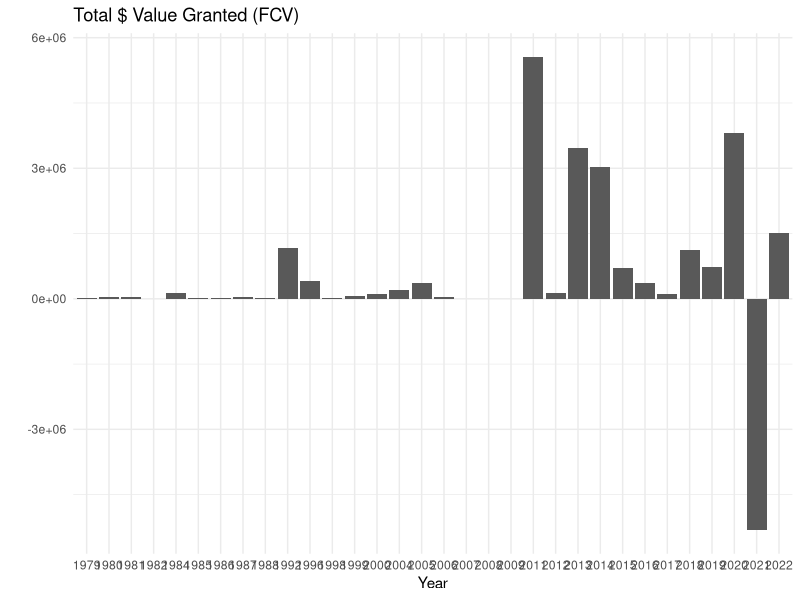
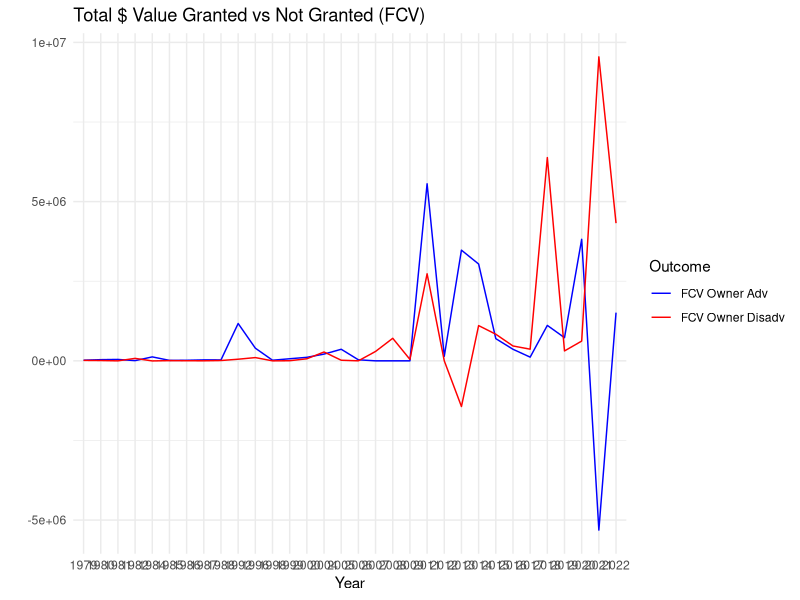
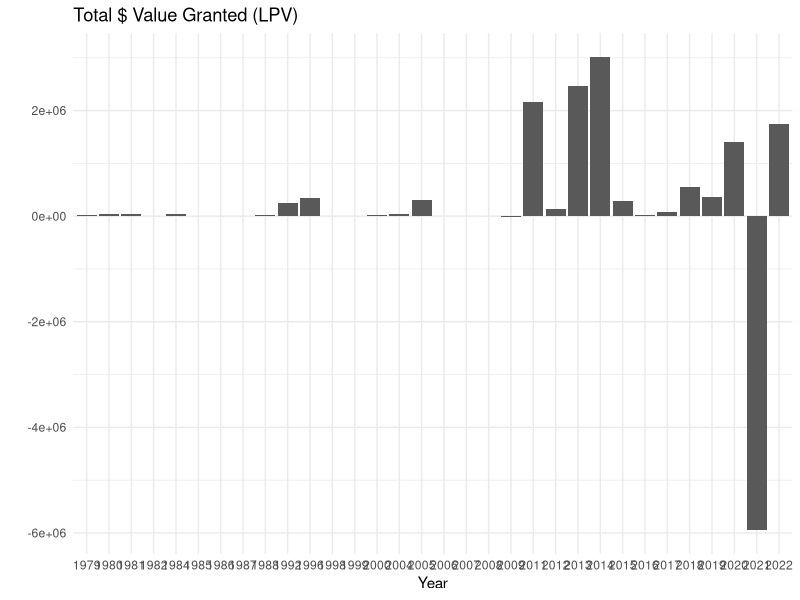
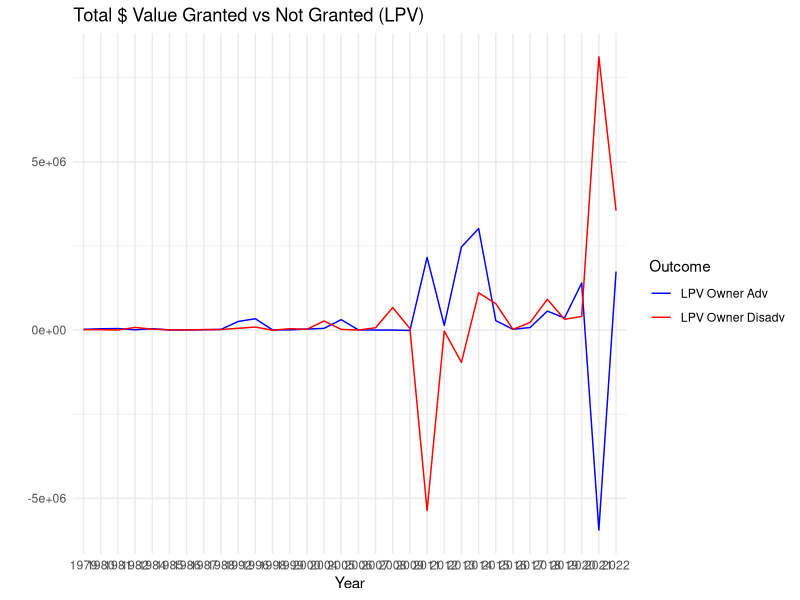

Here is the R script that generated these plots, in order:

library(tidyverse)

# read data into tibble
petitions <- read_csv("Updated/Master_edited_new.csv")

# create identifier
petitions$ID <- 1:nrow(petitions)

# rename relevant columns
names(petitions)[1] <- 'include'
names(petitions)[3] <- 'tax_year'
names(petitions)[11] <- 'FCV_owner'
names(petitions)[12] <- 'LPV_owner'
names(petitions)[13] <- 'FCV_notice'
names(petitions)[14] <- 'LPV_notice'
names(petitions)[15] <- 'FCV_decision'
names(petitions)[16] <- 'LPV_decision'
names(petitions)[19] <- 'outcome'
names(petitions)[20] <- 'outcome_details'
names(petitions)[21] <- 'FCV_change'
names(petitions)[22] <- 'LPV_change'

petitions$tax_year = as.character(petitions$tax_year)
pet = subset(petitions,include == 1)

pet$FCV_owner = as.numeric(pet$FCV_owner)
pet$LPV_owner = as.numeric(pet$LPV_owner)
pet$FCV_notice = as.numeric(pet$FCV_notice)
pet$LPV_notice = as.numeric(pet$LPV_notice)
pet$FCV_decision = as.numeric(pet$FCV_decision)
pet$LPV_decision = as.numeric(pet$LPV_decision)

pet$FCV_owner_adv = pet$FCV_notice - pet$FCV_decision
pet$FCV_owner_disadv = pet$FCV_decision - pet$FCV_owner

pet$LPV_owner_adv = pet$LPV_notice - pet$LPV_decision
pet$LPV_owner_disadv = pet$LPV_decision - pet$LPV_owner

p7a <- ggplot(pet, aes(x=tax_year, y=FCV_owner_adv)) + theme_minimal()
p7a <- p7a + stat_summary(fun = sum, geom = "bar", aes(group = 1)) +
  labs(title = "Total $ Value Granted (FCV)", x = "Year", y = "", color = "Outcome")


p7b <- ggplot(pet, aes(x=tax_year, y=LPV_owner_adv)) + theme_minimal()
p7b <- p7b + stat_summary(fun = sum, geom = "bar", aes(group = 1)) +
  labs(title = "Total $ Value Granted (LPV)", x = "Year", y = "", color = "Outcome")


p7a2 <- ggplot(pet) + theme_minimal()
p7a2 <- p7a2 + stat_summary(aes(x = tax_year, y = FCV_owner_adv, color = "FCV Owner Adv", group = 1), fun = sum, geom = "line")
p7a2 <- p7a2 + stat_summary(aes(x = tax_year, y = FCV_owner_disadv, color = "FCV Owner Disadv", group = 1), fun = sum, geom = "line")
p7a2 <- p7a2 + scale_color_manual(values = c("FCV Owner Adv" = "blue", "FCV Owner Disadv" = "red")) +
  labs(title = "Total $ Value Granted vs Not Granted (FCV)", x = "Year", y = "", color = "Outcome")


p7b2 <- ggplot(pet) + theme_minimal()
p7b2 <- p7b2 + stat_summary(aes(x = tax_year, y = LPV_owner_adv, color = "LPV Owner Adv", group = 1), fun = sum, geom = "line")
p7b2 <- p7b2 + stat_summary(aes(x = tax_year, y = LPV_owner_disadv, color = "LPV Owner Disadv", group = 1), fun = sum, geom = "line")
p7b2 <- p7b2 + scale_color_manual(values = c("LPV Owner Adv" = "blue", "LPV Owner Disadv" = "red")) +
  labs(title = "Total $ Value Granted vs Not Granted (LPV)", x = "Year", y = "", color = "Outcome")


